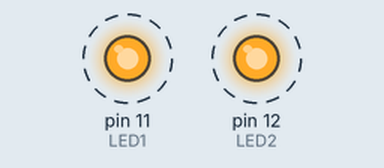
Simulated run of this sketch. Board: Arduino Uno, built with avr-gcc and run on an emulated ATmega328P. On the bench: output pins drawn as LEDs (lit = HIGH). Dashed ring = blinking.

Above: at 0.3 s.
Timing chart, 0 to 3.5 s (numbered marks = the images above):
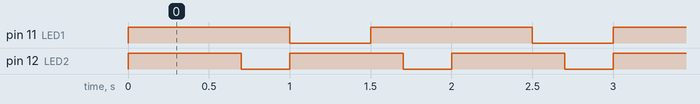

Measured:
- by itself, pin 11 (LED1): alternates HIGH for 1.0 s and LOW for 0.50 s
- by itself, pin 12 (LED2): alternates HIGH for 0.70 s and LOW for 0.30 s

The sketch:

pallaral.ino
```cpp
#include<pt.h>
#define PT_DELAY(pt, ms, ts)\
        ts = millis();\
        PT_WAIT_WHILE(pt, millis()-ts < (ms));
#define LED1 11
#define LED2 12

struct pt pt_taskLED1;
struct pt pt_taskLED2;

PT_THREAD(taskLED1(struct pt* pt)){
  static uint32_t ts;
  PT_BEGIN(pt);
  while(1){
    digitalWrite(LED1, HIGH);
    PT_DELAY(pt, 1000, ts);
    digitalWrite(LED1, LOW);
    PT_DELAY(pt, 500, ts);
  }
  PT_END(pt);
}
PT_THREAD(taskLED2(struct pt* pt)){
  static uint32_t ts;
  PT_BEGIN(pt);
  while(1){
    digitalWrite(LED2, HIGH);
    PT_DELAY(pt, 700, ts);
    digitalWrite(LED2, LOW);
    PT_DELAY(pt, 300, ts);
  }
  PT_END(pt);
}
void setup() {
  pinMode(LED1, OUTPUT);
  pinMode(LED2, OUTPUT);
  PT_INIT(&pt_taskLED1);
  PT_INIT(&pt_taskLED2);
 }
void loop() {
   taskLED1(&pt_taskLED1);
   taskLED2(&pt_taskLED2);
}
```
